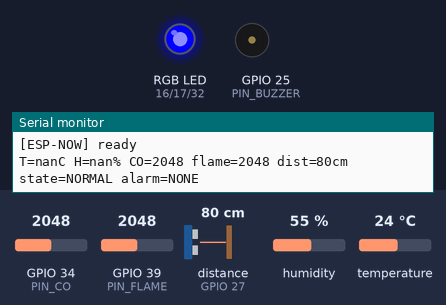
A sketch run on a simulated ESP32. On the bench: an RGB LED mixed from three pins (HIGH = lit), buzzer (waves = sounding), the last lines printed to the serial monitor. Wiring (inferred from the names in the program): ultrasonic range finder: trigger GPIO 26; echo GPIO 27. Inputs (shaded band) come from the test bench; at power-on: GPIO 39 (PIN_FLAME) = 2048, GPIO 34 (PIN_CO) = 2048, distance to the obstacle (sensor on GPIO 27) 80 cm, humidity 55 %, temperature 24 °C. The echo pulse lasts 58.3 µs per cm; WiFi joins after 1.5 s; servers stay silent unless stated; pins used as bus, display or sensor lines are not drawn.

Above: at 1.7 s.
1.8 s: GPIO 39 (PIN_FLAME) set to 1525
4.5 s: GPIO 39 (PIN_FLAME) set to 1433
At 5.7 s:
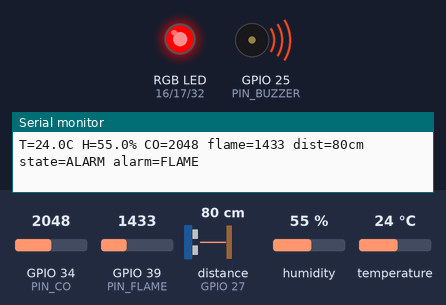
6.0 s: GPIO 39 (PIN_FLAME) set to 1605
7.5 s: GPIO 39 (PIN_FLAME) set to 1721
At 8.2 s:
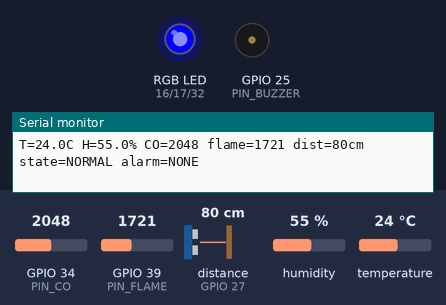
9.1 s: GPIO 39 (PIN_FLAME) set to 1228
At 10.2 s:
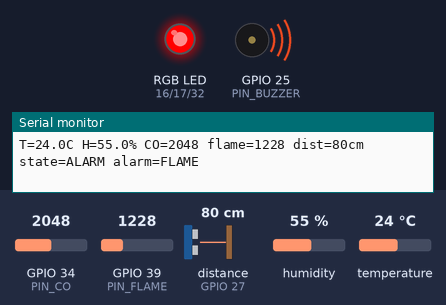
Timing chart, 0 to 11.7 s (numbered marks = the images above; inputs shaded):
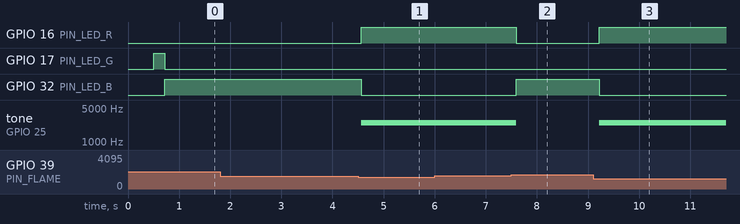

Measured:
- the behaviour switches between 1500 and 1499 on GPIO 39 (PIN_FLAME) (found by bisection; images 0 and 1)
- the behaviour switches between 1650 and 1651 on GPIO 39 (PIN_FLAME) (found by bisection; images 1 and 2)
- after the input at 4.5 s, GPIO 16 (PIN_LED_R): LOW → HIGH after 0.07 s; GPIO 32 (PIN_LED_B): HIGH → LOW after 0.07 s; tone on GPIO 25 (PIN_BUZZER): silent → 2500 Hz after 0.07 s
- after the input at 7.5 s, GPIO 16 (PIN_LED_R): HIGH → LOW after 0.10 s; GPIO 32 (PIN_LED_B): LOW → HIGH after 0.10 s; tone on GPIO 25 (PIN_BUZZER): 2500 Hz → silent after 0.10 s
- after the input at 9.1 s, GPIO 16 (PIN_LED_R): LOW → HIGH after 0.12 s; GPIO 32 (PIN_LED_B): HIGH → LOW after 0.12 s; tone on GPIO 25 (PIN_BUZZER): silent → 2500 Hz after 0.12 s

The sketch:

env_board.ino
```cpp
/*
  ESP32 #2 - ENVIRONMENT BOARD  (ESP-NOW + Blynk)

  Components: DHT11, flame sensor (analog), Gravity analog CO sensor (MQ-7, analog),
              HC-SR04 ultrasonic, HW-478 RGB LED, passive buzzer
  Needs: arduino-esp32 core 3.x, and these libraries:
    DHT sensor library (Adafruit) + Adafruit Unified Sensor

  Behaviour (items marked [DEFAULT] are the proposed defaults you accepted):
    - Reads DHT11 (display only), CO, flame, distance.
    - Flame or high CO  -> ALARM: continuous buzzer + RED LED. Stops by itself when the condition clears.
    - Buzzer can be silenced from the phone (topic home/cmd/silence, payload SILENCE);
      it re-arms automatically once the condition has cleared.
    - CO between warn and alarm level -> WARNING: YELLOW LED, no buzzer.
    - Person within APPROACH_CM -> BLUE LED, "approach" published for board A's LCD.   [DEFAULT 100 cm]
    - PIR event from board A -> two short beeps + BLUE LED for 3 s.                   [DEFAULT]
    - Normal -> GREEN LED.
    - Colour priority: red > yellow > blue > green.

  Alarms, buzzer and LED work locally even if Wi-Fi is down.
  Networking runs in its own FreeRTOS task so a slow connection never blocks the alarm logic.
*/

#define BLYNK_TEMPLATE_ID "TMPL2J0ZRpAZa"
#define BLYNK_TEMPLATE_NAME "Smart Home"
#define BLYNK_AUTH_TOKEN "coNSJC4SjDe5jC92ql5DcaQYCr9DPMwW"

#include <WiFi.h>
#include <esp_now.h>
#include <BlynkSimpleEsp32.h>
#include <DHT.h>

// ============================== USER SETTINGS ==============================
const char* WIFI_SSID      = "mate";
const char* WIFI_PASS      = "Hhhhnnnn15";

// ---- Alarm thresholds: raw ADC values 0..4095. PLACEHOLDERS - calibrate from the Serial Monitor. ----
// CO sensor: reading goes UP with more CO. (The 2k/3.3k divider scales the sensor voltage down.)
const int      CO_WARN_ADC    = 1200;
const int      CO_ALARM_ADC   = 2000;
const int      CO_HYST        = 100;
const uint32_t CO_WARMUP_MS   = 60000;   // CO alarms are ignored this long after boot (set 0 to disable)

// Flame sensor (analog): most modules read LOWER when a flame is near. Flip FLAME_TRIGGER_BELOW if yours is the opposite.
const bool FLAME_TRIGGER_BELOW = true;
const int  FLAME_THRESHOLD     = 1500;
const int  FLAME_HYST          = 150;

// Ultrasonic "person approaching"
const float APPROACH_CM           = 100.0;   // [DEFAULT]
const float APPROACH_CLEAR_MARGIN = 20.0;    // must be this much farther than APPROACH_CM to clear

// Outputs
const bool RGB_COMMON_ANODE = false;         // HW-478 module wired with GND = common cathode (per your sheet)
const int  ALARM_TONE_HZ    = 2500;
const int  BEEP_TONE_HZ     = 2000;

const uint32_t PUBLISH_INTERVAL_MS = 5000;

// ============================== PINS (from your wiring sheet) ==============================
#define PIN_DHT     4
#define PIN_CO      34    // input-only ADC1, through the 2k/3.3k divider
#define PIN_FLAME   39    // input-only ADC1, flame sensor AO
#define PIN_TRIG    26
#define PIN_ECHO    27    // through the 2k/3.3k divider
#define PIN_LED_R   16
#define PIN_LED_G   17
#define PIN_LED_B   32
#define PIN_BUZZER  25

// ============================== OBJECTS ==============================
DHT dht(PIN_DHT, DHT11);
enum PacketType : uint8_t {
  PKT_DOOR_STATE = 1, PKT_PIR, PKT_ENV_DATA, PKT_ENV_STATE,
  PKT_ENV_ALARM, PKT_ENV_SILENCED, PKT_ENV_APPROACH,
  PKT_CMD_SILENCE, PKT_CMD_DOOR
};
struct EspNowPacket {
  uint8_t type;
  uint32_t sequence;
  float temperature, humidity, distance;
  int32_t co, flame;
  bool flag;
  char text[16];
};
QueueHandle_t espNowQ;

volatile bool     g_cmdSilence = false;
volatile bool     g_pirEvent = false;
volatile bool     g_fullPublish = true;

// ============================== STATE ==============================
float    temperatureC = NAN, humidityPct = NAN;
int      coRaw = 0, flameRaw = 0;
float    distanceCm = -1;

bool     flameActive = false, coWarn = false, coAlarm = false;
bool     approachNear = false;
bool     silenced = false;

enum State { ST_NORMAL, ST_WARNING, ST_ALARM };
State    state = ST_NORMAL;
char     alarmText[12] = "NONE";

// buzzer / led effects
bool     beepActive = false;
uint32_t beepStart = 0;
uint32_t pirBlueUntil = 0;
int      currentTone = 0;

// last published values (for publish-on-change)
State    pubState = ST_NORMAL;
char     pubAlarm[12] = "";
bool     pubSilenced = false, pubApproach = false;
bool     havePub = false;

#define T_STATE     "home/env/state"
#define T_ALARM     "home/env/alarm"
#define T_SILENCED  "home/env/silenced"
#define T_APPROACH  "home/env/approach"

// ============================== ESP-NOW ==============================
uint32_t txSequence = 0;
const uint8_t BROADCAST_MAC[] = {0xff, 0xff, 0xff, 0xff, 0xff, 0xff};

void sendPacket(EspNowPacket p) {
  p.sequence = ++txSequence;
  esp_now_send(BROADCAST_MAC, reinterpret_cast<uint8_t*>(&p), sizeof(p));
}

void onEspNowReceive(const esp_now_recv_info_t*, const uint8_t* data, int len) {
  if (len == sizeof(EspNowPacket)) {
    EspNowPacket p;
    memcpy(&p, data, sizeof(p));
    xQueueSendFromISR(espNowQ, &p, nullptr);
  }
}

void onEspNowSent(const wifi_tx_info_t*, esp_now_send_status_t) {}

void setupEspNow() {
  WiFi.mode(WIFI_STA);
  WiFi.begin(WIFI_SSID, WIFI_PASS);
  if (esp_now_init() != ESP_OK) {
    Serial.println("[ESP-NOW] init failed");
    return;
  }
  esp_now_register_recv_cb(onEspNowReceive);
  esp_now_register_send_cb(onEspNowSent);
  esp_now_peer_info_t peer{};
  memcpy(peer.peer_addr, BROADCAST_MAC, 6);
  peer.channel = 0;
  peer.encrypt = false;
  esp_now_add_peer(&peer);
  Serial.println("[ESP-NOW] ready");
}

void sendTextPacket(uint8_t type, const char* text) {
  EspNowPacket p{};
  p.type = type;
  strlcpy(p.text, text, sizeof(p.text));
  sendPacket(p);
}

void pub(const char* topic, const char* payload, bool = false) {
  EspNowPacket p{};
  if (!strcmp(topic, "home/env/state")) {
    p.type = PKT_ENV_STATE;
    strlcpy(p.text, payload, sizeof(p.text));
  } else if (!strcmp(topic, "home/env/alarm")) {
    p.type = PKT_ENV_ALARM;
    strlcpy(p.text, payload, sizeof(p.text));
  } else if (!strcmp(topic, "home/env/silenced")) {
    p.type = PKT_ENV_SILENCED;
    p.flag = payload[0] == '1';
  } else if (!strcmp(topic, "home/env/approach")) {
    p.type = PKT_ENV_APPROACH;
    p.flag = payload[0] == '1';
  } else {
    return;
  }
  sendPacket(p);
}

const char* stateName(State s) {
  return s == ST_ALARM ? "ALARM" : (s == ST_WARNING ? "WARNING" : "NORMAL");
}

void processEspNowPackets() {
  EspNowPacket p;
  while (xQueueReceive(espNowQ, &p, 0) == pdTRUE) {
    if (p.type == PKT_PIR) g_pirEvent = true;
    else if (p.type == PKT_CMD_SILENCE && !strcmp(p.text, "SILENCE")) g_cmdSilence = true;
  }
}

// ============================== SENSORS ==============================
int readAdcAvg(int pin) {
  uint32_t sum = 0;
  for (int i = 0; i < 16; i++) {
    sum += analogRead(pin);
    delayMicroseconds(100);
  }
  return (int)(sum / 16);
}

float readDistanceCm() {
  digitalWrite(PIN_TRIG, LOW);
  delayMicroseconds(2);
  digitalWrite(PIN_TRIG, HIGH);
  delayMicroseconds(10);
  digitalWrite(PIN_TRIG, LOW);
  unsigned long d = pulseIn(PIN_ECHO, HIGH, 25000);   // 25 ms timeout, about 4 m
  if (d == 0) return -1;
  return d * 0.0343f / 2.0f;
}

void updateApproach() {
  static int nearCount = 0, farCount = 0;
  bool isNear = (distanceCm > 0 && distanceCm < APPROACH_CM);
  bool isFar  = (distanceCm < 0 || distanceCm > APPROACH_CM + APPROACH_CLEAR_MARGIN);
  if (isNear) { nearCount++; farCount = 0; }
  else if (isFar) { farCount++; nearCount = 0; }
  if (!approachNear && nearCount >= 2) approachNear = true;     // 2 readings in a row
  if (approachNear && farCount >= 5)  approachNear = false;     // about 1 s of clear readings
}

void evaluateAlarms() {
  // Flame (with hysteresis)
  if (FLAME_TRIGGER_BELOW) {
    if (!flameActive && flameRaw < FLAME_THRESHOLD) flameActive = true;
    else if (flameActive && flameRaw > FLAME_THRESHOLD + FLAME_HYST) flameActive = false;
  } else {
    if (!flameActive && flameRaw > FLAME_THRESHOLD) flameActive = true;
    else if (flameActive && flameRaw < FLAME_THRESHOLD - FLAME_HYST) flameActive = false;
  }

  // CO (with hysteresis and warm-up)
  if (millis() < CO_WARMUP_MS) {
    coWarn = false;
    coAlarm = false;
  } else {
    if (!coAlarm && coRaw >= CO_ALARM_ADC) coAlarm = true;
    else if (coAlarm && coRaw < CO_ALARM_ADC - CO_HYST) coAlarm = false;
    if (!coWarn && coRaw >= CO_WARN_ADC) coWarn = true;
    else if (coWarn && coRaw < CO_WARN_ADC - CO_HYST) coWarn = false;
  }

  bool alarm = flameActive || coAlarm;
  if (alarm) state = ST_ALARM;
  else if (coWarn) state = ST_WARNING;
  else state = ST_NORMAL;

  if (flameActive && coAlarm) strcpy(alarmText, "FLAME+CO");
  else if (flameActive)       strcpy(alarmText, "FLAME");
  else if (coAlarm)           strcpy(alarmText, "CO");
  else                        strcpy(alarmText, "NONE");

  if (!alarm) silenced = false;   // silence only lasts until the condition clears
}

// ============================== OUTPUTS ==============================
void setRgb(uint8_t r, uint8_t g, uint8_t b) {
  if (RGB_COMMON_ANODE) { r = 255 - r; g = 255 - g; b = 255 - b; }
  ledcWrite(PIN_LED_R, r);
  ledcWrite(PIN_LED_G, g);
  ledcWrite(PIN_LED_B, b);
}

void updateRgb() {
  if (state == ST_ALARM)                              setRgb(255, 0, 0);     // red
  else if (state == ST_WARNING)                       setRgb(255, 160, 0);   // yellow/amber
  else if (approachNear || millis() < pirBlueUntil)   setRgb(0, 0, 255);     // blue
  else                                                setRgb(0, 255, 0);     // green
}

void updateBuzzer() {
  int desired = 0;
  if (state == ST_ALARM && !silenced) {
    desired = ALARM_TONE_HZ;                 // continuous alarm
  } else if (beepActive) {
    uint32_t t = millis() - beepStart;       // two short beeps: 0-150 on, 150-250 off, 250-400 on
    if (t < 150) desired = BEEP_TONE_HZ;
    else if (t < 250) desired = 0;
    else if (t < 400) desired = BEEP_TONE_HZ;
    else beepActive = false;
  }
  if (desired != currentTone) {
    ledcWriteTone(PIN_BUZZER, desired);      // 0 stops the tone
    currentTone = desired;
  }
}

void handleEvents() {
  if (g_cmdSilence) {
    g_cmdSilence = false;
    if (state == ST_ALARM) {
      silenced = true;
      Serial.println("[CMD] alarm silenced");
    }
  }
  if (g_pirEvent) {
    g_pirEvent = false;
    beepActive = true;
    beepStart = millis();
    pirBlueUntil = millis() + 3000;
    Serial.println("[PIR] event from door board");
  }
}

void publishBlynk() {
  Blynk.virtualWrite(V0, temperatureC);
  Blynk.virtualWrite(V1, humidityPct);
  Blynk.virtualWrite(V2, coRaw);
  Blynk.virtualWrite(V3, flameRaw);
  Blynk.virtualWrite(V4, distanceCm);
  Blynk.virtualWrite(V5, stateName(state));
  Blynk.virtualWrite(V6, alarmText);
  Blynk.virtualWrite(V7, approachNear ? 1 : 0);
  Blynk.virtualWrite(V8, silenced ? 1 : 0);
}

BLYNK_WRITE(V9) {
  if (param.asInt()) sendTextPacket(PKT_CMD_SILENCE, "SILENCE");
}

// ============================== PUBLISHING ==============================
void publishChanges() {
  bool force = g_fullPublish;
  if (force) g_fullPublish = false;

  if (force || !havePub || state != pubState) {
    pub(T_STATE, stateName(state), true);
    pubState = state;
  }
  if (force || !havePub || strcmp(alarmText, pubAlarm)) {
    pub(T_ALARM, alarmText, true);
    strlcpy(pubAlarm, alarmText, sizeof(pubAlarm));
  }
  if (force || !havePub || silenced != pubSilenced) {
    pub(T_SILENCED, silenced ? "1" : "0", true);
    pubSilenced = silenced;
  }
  if (force || !havePub || approachNear != pubApproach) {
    pub(T_APPROACH, approachNear ? "1" : "0", true);
    pubApproach = approachNear;
  }
  havePub = true;
}

void publishReadings() {
  EspNowPacket p{};
  p.type = PKT_ENV_DATA;
  p.temperature = temperatureC;
  p.humidity = humidityPct;
  p.co = coRaw;
  p.flame = flameRaw;
  p.distance = distanceCm;
  sendPacket(p);
}

// ============================== SETUP / LOOP ==============================
void setup() {
  Serial.begin(115200);
  delay(200);
  Serial.println("\n[BOOT] Environment board");

  espNowQ = xQueueCreate(24, sizeof(EspNowPacket));
  setupEspNow();
  Blynk.config(BLYNK_AUTH_TOKEN);
  Blynk.connect(5000);

  dht.begin();

  pinMode(PIN_TRIG, OUTPUT);
  pinMode(PIN_ECHO, INPUT);
  digitalWrite(PIN_TRIG, LOW);

  analogSetPinAttenuation(PIN_CO, ADC_11db);
  analogSetPinAttenuation(PIN_FLAME, ADC_11db);

  ledcAttach(PIN_LED_R, 5000, 8);
  ledcAttach(PIN_LED_G, 5000, 8);
  ledcAttach(PIN_LED_B, 5000, 8);
  ledcAttach(PIN_BUZZER, 2000, 8);
  ledcWriteTone(PIN_BUZZER, 0);
  setRgb(0, 255, 0);

}

void loop() {
  static uint32_t tDht = 0, tAnalog = 0, tDist = 0, tPub = 0, tDebug = 0;
  uint32_t now = millis();
  Blynk.run();
  processEspNowPackets();
  static uint32_t tBlynk = 0;
  if (now - tBlynk >= 5000) {
    tBlynk = now;
    publishBlynk();
  }

  if (now - tDht >= 2000) {                 // DHT11 needs >= 1 s between reads
    tDht = now;
    float h = dht.readHumidity();
    float t = dht.readTemperature();
    if (!isnan(h)) humidityPct = h;
    if (!isnan(t)) temperatureC = t;
  }

  if (now - tAnalog >= 200) {
    tAnalog = now;
    coRaw = readAdcAvg(PIN_CO);
    flameRaw = readAdcAvg(PIN_FLAME);
    evaluateAlarms();
  }

  if (now - tDist >= 200) {
    tDist = now;
    distanceCm = readDistanceCm();
    updateApproach();
  }

  handleEvents();
  updateRgb();
  updateBuzzer();
  publishChanges();

  if (now - tPub >= PUBLISH_INTERVAL_MS) {
    tPub = now;
    publishReadings();
  }

  if (now - tDebug >= 1000) {               // use these numbers to calibrate the thresholds
    tDebug = now;
    Serial.printf("T=%.1fC H=%.1f%% CO=%d flame=%d dist=%.0fcm state=%s alarm=%s%s\n",
                  temperatureC, humidityPct, coRaw, flameRaw, distanceCm,
                  stateName(state), alarmText, silenced ? " (silenced)" : "");
  }

  delay(5);
}
```
